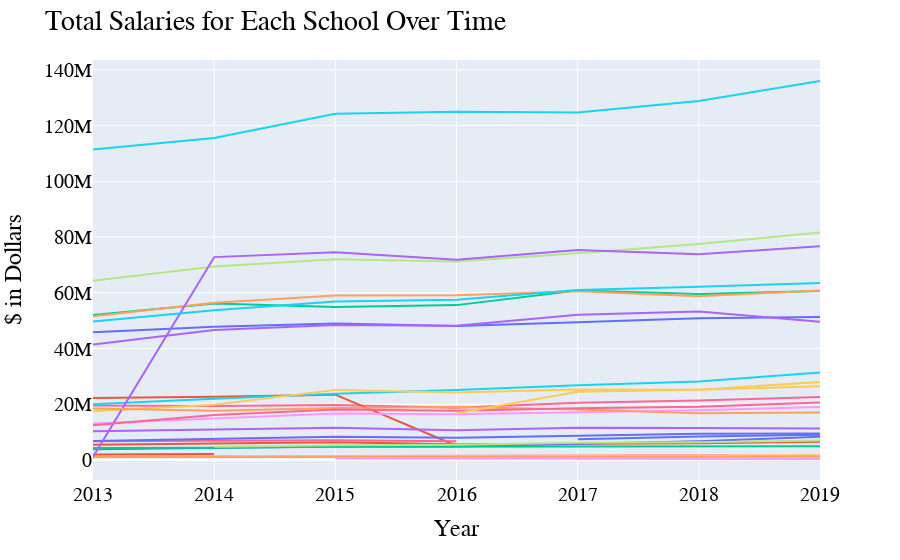

Write notebook code for a chart like this one.
### Markdown cell above
## No legend needed, just hover mouse over

### Code cell
fig = px.line(salaries.groupby(['Year','School']).sum().reset_index(), 
              x="Year", y="Salary", color="School", hover_name="School")

fig.update_layout(
    showlegend=False,
    title="Total Salaries for Each School Over Time",
    xaxis_title="Year",
    yaxis_title="$ in Dollars",
    font=dict(
        family="Courier New, monospace",
        size=20,
        color="#000000"
    )
)

fig.show()

### Figure 1 — Plotly figure (JSON) as saved in the notebook; plotly's stock layout.template omitted (floating-point values rounded to 4 significant figures)
{"data": [{"hoverlabel": {"namelength": 0}, "hovertemplate": "<b>%{hovertext}</b><br><br>School=AGNR<br>Year=%{x}<br>Salary=%{y}", "hovertext": ["AGNR", "AGNR", "AGNR", "AGNR", "AGNR", "AGNR", "AGNR"], "legendgroup": "School=AGNR", "line": {"color": "#636efa", "dash": "solid"}, "mode": "lines", "name": "School=AGNR", "showlegend": true, "type": "scatter", "x": [2013, 2014, 2015, 2016, 2017, 2018, 2019], "xaxis": "x", "y": [45840000.0, 47780000.0, 48970000.0, 48070000.0, 49470000.0, 50840000.0, 51300000.0], "yaxis": "y"}, {"hoverlabel": {"namelength": 0}, "hovertemplate": "<b>%{hovertext}</b><br><br>School=ARCH<br>Year=%{x}<br>Salary=%{y}", "hovertext": ["ARCH", "ARCH", "ARCH", "ARCH", "ARCH", "ARCH", "ARCH"], "legendgroup": "School=ARCH", "line": {"color": "#EF553B", "dash": "solid"}, "mode": "lines", "name": "School=ARCH", "showlegend": true, "type": "scatter", "x": [2013, 2014, 2015, 2016, 2017, 2018, 2019], "xaxis": "x", "y": [5486000.0, 5977000.0, 6332000.0, 5681000.0, 5936000.0, 6001000.0, 6530000.0], "yaxis": "y"}, {"hoverlabel": {"namelength": 0}, "hovertemplate": "<b>%{hovertext}</b><br><br>School=ARHU<br>Year=%{x}<br>Salary=%{y}", "hovertext": ["ARHU", "ARHU", "ARHU", "ARHU", "ARHU", "ARHU", "ARHU"], "legendgroup": "School=ARHU", "line": {"color": "#00cc96", "dash": "solid"}, "mode": "lines", "name": "School=ARHU", "showlegend": true, "type": "scatter", "x": [2013, 2014, 2015, 2016, 2017, 2018, 2019], "xaxis": "x", "y": [52010000.0, 56140000.0, 54930000.0, 55570000.0, 60770000.0, 59580000.0, 60600000.0], "yaxis": "y"}, {"hoverlabel": {"namelength": 0}, "hovertemplate": "<b>%{hovertext}</b><br><br>School=BMGT<br>Year=%{x}<br>Salary=%{y}", "hovertext": ["BMGT", "BMGT", "BMGT", "BMGT", "BMGT", "BMGT", "BMGT"], "legendgroup": "School=BMGT", "line": {"color": "#ab63fa", "dash": "solid"}, "mode": "lines", "name": "School=BMGT", "showlegend": true, "type": "scatter", "x": [2013, 2014, 2015, 2016, 2017, 2018, 2019], "xaxis": "x", "y": [41460000.0, 46620000.0, 48480000.0, 48160000.0, 52110000.0, 53240000.0, 49600000.0], "yaxis": "y"}, {"hoverlabel": {"namelength": 0}, "hovertemplate": "<b>%{hovertext}</b><br><br>School=BSOS<br>Year=%{x}<br>Salary=%{y}", "hovertext": ["BSOS", "BSOS", "BSOS", "BSOS", "BSOS", "BSOS", "BSOS"], "legendgroup": "School=BSOS", "line": {"color": "#FFA15A", "dash": "solid"}, "mode": "lines", "name": "School=BSOS", "showlegend": true, "type": "scatter", "x": [2013, 2014, 2015, 2016, 2017, 2018, 2019], "xaxis": "x", "y": [51540000.0, 56390000.0, 59030000.0, 59100000.0, 60540000.0, 58770000.0, 60780000.0], "yaxis": "y"}, {"hoverlabel": {"namelength": 0}, "hovertemplate": "<b>%{hovertext}</b><br><br>School=CMNS<br>Year=%{x}<br>Salary=%{y}", "hovertext": ["CMNS", "CMNS", "CMNS", "CMNS", "CMNS", "CMNS", "CMNS"], "legendgroup": "School=CMNS", "line": {"color": "#19d3f3", "dash": "solid"}, "mode": "lines", "name": "School=CMNS", "showlegend": true, "type": "scatter", "x": [2013, 2014, 2015, 2016, 2017, 2018, 2019], "xaxis": "x", "y": [111400000.0, 115500000.0, 124200000.0, 124900000.0, 124700000.0, 128800000.0, 136000000.0], "yaxis": "y"}, {"hoverlabel": {"namelength": 0}, "hovertemplate": "<b>%{hovertext}</b><br><br>School=EDUC<br>Year=%{x}<br>Salary=%{y}", "hovertext": ["EDUC", "EDUC", "EDUC", "EDUC", "EDUC", "EDUC", "EDUC"], "legendgroup": "School=EDUC", "line": {"color": "#FF6692", "dash": "solid"}, "mode": "lines", "name": "School=EDUC", "showlegend": true, "type": "scatter", "x": [2013, 2014, 2015, 2016, 2017, 2018, 2019], "xaxis": "x", "y": [19510000.0, 19410000.0, 19740000.0, 18710000.0, 20510000.0, 21340000.0, 22630000.0], "yaxis": "y"}, {"hoverlabel": {"namelength": 0}, "hovertemplate": "<b>%{hovertext}</b><br><br>School=ENGR<br>Year=%{x}<br>Salary=%{y}", "hovertext": ["ENGR", "ENGR", "ENGR", "ENGR", "ENGR", "ENGR", "ENGR"], "legendgroup": "School=ENGR", "line": {"color": "#B6E880", "dash": "solid"}, "mode": "lines", "name": "School=ENGR", "showlegend": true, "type": "scatter", "x": [2013, 2014, 2015, 2016, 2017, 2018, 2019], "xaxis": "x", "y": [64270000.0, 69440000.0, 72020000.0, 71230000.0, 74210000.0, 77480000.0, 81650000.0], "yaxis": "y"}, {"hoverlabel": {"namelength": 0}, "hovertemplate": "<b>%{hovertext}</b><br><br>School=EXST<br>Year=%{x}<br>Salary=%{y}", "hovertext": ["EXST", "EXST", "EXST", "EXST", "EXST", "EXST", "EXST"], "legendgroup": "School=EXST", "line": {"color": "#FF97FF", "dash": "solid"}, "mode": "lines", "name": "School=EXST", "showlegend": true, "type": "scatter", "x": [2013, 2014, 2015, 2016, 2017, 2018, 2019], "xaxis": "x", "y": [1204000.0, 1356000.0, 1549000.0, 1727000.0, 1724000.0, 1779000.0, 1515000.0], "yaxis": "y"}, {"hoverlabel": {"namelength": 0}, "hovertemplate": "<b>%{hovertext}</b><br><br>School=GRAD<br>Year=%{x}<br>Salary=%{y}", "hovertext": ["GRAD", "GRAD", "GRAD", "GRAD", "GRAD", "GRAD", "GRAD"], "legendgroup": "School=GRAD", "line": {"color": "#FECB52", "dash": "solid"}, "mode": "lines", "name": "School=GRAD", "showlegend": true, "type": "scatter", "x": [2013, 2014, 2015, 2016, 2017, 2018, 2019], "xaxis": "x", "y": [1000000.0, 1435000.0, 1457000.0, 1522000.0, 1440000.0, 1408000.0, 1716000.0], "yaxis": "y"}, {"hoverlabel": {"namelength": 0}, "hovertemplate": "<b>%{hovertext}</b><br><br>School=INFO<br>Year=%{x}<br>Salary=%{y}", "hovertext": ["INFO", "INFO", "INFO", "INFO", "INFO", "INFO", "INFO"], "legendgroup": "School=INFO", "line": {"color": "#636efa", "dash": "solid"}, "mode": "lines", "name": "School=INFO", "showlegend": true, "type": "scatter", "x": [2013, 2014, 2015, 2016, 2017, 2018, 2019], "xaxis": "x", "y": [3858000.0, 4213000.0, 4806000.0, 4850000.0, 5743000.0, 6731000.0, 8312000.0], "yaxis": "y"}, {"hoverlabel": {"namelength": 0}, "hovertemplate": "<b>%{hovertext}</b><br><br>School=IT<br>Year=%{x}<br>Salary=%{y}", "hovertext": ["IT", "IT", "IT", "IT"], "legendgroup": "School=IT", "line": {"color": "#EF553B", "dash": "solid"}, "mode": "lines", "name": "School=IT", "showlegend": true, "type": "scatter", "x": [2013, 2014, 2015, 2016], "xaxis": "x", "y": [22260000.0, 22690000.0, 23450000.0, 5127000.0], "yaxis": "y"}, {"hoverlabel": {"namelength": 0}, "hovertemplate": "<b>%{hovertext}</b><br><br>School=JOUR<br>Year=%{x}<br>Salary=%{y}", "hovertext": ["JOUR", "JOUR", "JOUR", "JOUR", "JOUR", "JOUR", "JOUR"], "legendgroup": "School=JOUR", "line": {"color": "#00cc96", "dash": "solid"}, "mode": "lines", "name": "School=JOUR", "showlegend": true, "type": "scatter", "x": [2013, 2014, 2015, 2016, 2017, 2018, 2019], "xaxis": "x", "y": [4322000.0, 4385000.0, 4759000.0, 4788000.0, 4809000.0, 4643000.0, 4911000.0], "yaxis": "y"}, {"hoverlabel": {"namelength": 0}, "hovertemplate": "<b>%{hovertext}</b><br><br>School=LIBR<br>Year=%{x}<br>Salary=%{y}", "hovertext": ["LIBR", "LIBR", "LIBR", "LIBR", "LIBR", "LIBR", "LIBR"], "legendgroup": "School=LIBR", "line": {"color": "#ab63fa", "dash": "solid"}, "mode": "lines", "name": "School=LIBR", "showlegend": true, "type": "scatter", "x": [2013, 2014, 2015, 2016, 2017, 2018, 2019], "xaxis": "x", "y": [10350000.0, 10990000.0, 11550000.0, 10640000.0, 11600000.0, 11530000.0, 11320000.0], "yaxis": "y"}, {"hoverlabel": {"namelength": 0}, "hovertemplate": "<b>%{hovertext}</b><br><br>School=Office of Inst Research, Planning & Assessment<br>Year=%{x}<br>Salary=%{y}", "hovertext": ["Office of Inst Research, Planning & Assessment", "Office of Inst Research, Planning & Assessment", "Office of Inst Research, Planning & Assessment", "Office of Inst Research, Planning & Assessment", "Office of Inst Research, Planning & Assessment", "Office of Inst Research, Planning & Assessment", "Office of Inst Research, Planning & Assessment"], "legendgroup": "School=Office of Inst Research, Planning & Assessment", "line": {"color": "#FFA15A", "dash": "solid"}, "mode": "lines", "name": "School=Office of Inst Research, Planning & Assessment", "showlegend": true, "type": "scatter", "x": [2013, 2014, 2015, 2016, 2017, 2018, 2019], "xaxis": "x", "y": [1036000.0, 1139000.0, 1253000.0, 1218000.0, 1190000.0, 1190000.0, 1286893], "yaxis": "y"}, {"hoverlabel": {"namelength": 0}, "hovertemplate": "<b>%{hovertext}</b><br><br>School=PRES<br>Year=%{x}<br>Salary=%{y}", "hovertext": ["PRES", "PRES", "PRES", "PRES", "PRES", "PRES", "PRES"], "legendgroup": "School=PRES", "line": {"color": "#19d3f3", "dash": "solid"}, "mode": "lines", "name": "School=PRES", "showlegend": true, "type": "scatter", "x": [2013, 2014, 2015, 2016, 2017, 2018, 2019], "xaxis": "x", "y": [19970000.0, 22010000.0, 23750000.0, 25140000.0, 26860000.0, 28150000.0, 31380000.0], "yaxis": "y"}, {"hoverlabel": {"namelength": 0}, "hovertemplate": "<b>%{hovertext}</b><br><br>School=PUAF<br>Year=%{x}<br>Salary=%{y}", "hovertext": ["PUAF", "PUAF", "PUAF", "PUAF"], "legendgroup": "School=PUAF", "line": {"color": "#FF6692", "dash": "solid"}, "mode": "lines", "name": "School=PUAF", "showlegend": true, "type": "scatter", "x": [2013, 2014, 2015, 2016], "xaxis": "x", "y": [6711000.0, 6829000.0, 7113000.0, 6712000.0], "yaxis": "y"}, {"hoverlabel": {"namelength": 0}, "hovertemplate": "<b>%{hovertext}</b><br><br>School=SGC<br>Year=%{x}<br>Salary=%{y}", "hovertext": ["SGC"], "legendgroup": "School=SGC", "line": {"color": "#B6E880", "dash": "solid"}, "mode": "lines", "name": "School=SGC", "showlegend": true, "type": "scatter", "x": [2013], "xaxis": "x", "y": [3969000.0], "yaxis": "y"}, {"hoverlabel": {"namelength": 0}, "hovertemplate": "<b>%{hovertext}</b><br><br>School=SPHL<br>Year=%{x}<br>Salary=%{y}", "hovertext": ["SPHL", "SPHL", "SPHL", "SPHL", "SPHL", "SPHL", "SPHL"], "legendgroup": "School=SPHL", "line": {"color": "#FF97FF", "dash": "solid"}, "mode": "lines", "name": "School=SPHL", "showlegend": true, "type": "scatter", "x": [2013, 2014, 2015, 2016, 2017, 2018, 2019], "xaxis": "x", "y": [13070000.0, 14780000.0, 16640000.0, 16450000.0, 17180000.0, 17840000.0, 19050000.0], "yaxis": "y"}, {"hoverlabel": {"namelength": 0}, "hovertemplate": "<b>%{hovertext}</b><br><br>School=SVPAAP<br>Year=%{x}<br>Salary=%{y}", "hovertext": ["SVPAAP", "SVPAAP", "SVPAAP", "SVPAAP", "SVPAAP", "SVPAAP", "SVPAAP"], "legendgroup": "School=SVPAAP", "line": {"color": "#FECB52", "dash": "solid"}, "mode": "lines", "name": "School=SVPAAP", "showlegend": true, "type": "scatter", "x": [2013, 2014, 2015, 2016, 2017, 2018, 2019], "xaxis": "x", "y": [17460000.0, 19870000.0, 25160000.0, 24220000.0, 25340000.0, 25250000.0, 27970000.0], "yaxis": "y"}, {"hoverlabel": {"namelength": 0}, "hovertemplate": "<b>%{hovertext}</b><br><br>School=UGST<br>Year=%{x}<br>Salary=%{y}", "hovertext": ["UGST", "UGST", "UGST", "UGST", "UGST", "UGST", "UGST"], "legendgroup": "School=UGST", "line": {"color": "#636efa", "dash": "solid"}, "mode": "lines", "name": "School=UGST", "showlegend": true, "type": "scatter", "x": [2013, 2014, 2015, 2016, 2017, 2018, 2019], "xaxis": "x", "y": [6805000.0, 7631000.0, 8326000.0, 8009000.0, 8810000.0, 9442000.0, 9488000.0], "yaxis": "y"}, {"hoverlabel": {"namelength": 0}, "hovertemplate": "<b>%{hovertext}</b><br><br>School=Undergraduate Admissions<br>Year=%{x}<br>Salary=%{y}", "hovertext": ["Undergraduate Admissions", "Undergraduate Admissions"], "legendgroup": "School=Undergraduate Admissions", "line": {"color": "#EF553B", "dash": "solid"}, "mode": "lines", "name": "School=Undergraduate Admissions", "showlegend": true, "type": "scatter", "x": [2013, 2014], "xaxis": "x", "y": [1985000.0, 2113000.0], "yaxis": "y"}, {"hoverlabel": {"namelength": 0}, "hovertemplate": "<b>%{hovertext}</b><br><br>School=VPAA<br>Year=%{x}<br>Salary=%{y}", "hovertext": ["VPAA"], "legendgroup": "School=VPAA", "line": {"color": "#00cc96", "dash": "solid"}, "mode": "lines", "name": "School=VPAA", "showlegend": true, "type": "scatter", "x": [2013], "xaxis": "x", "y": [63870000.0], "yaxis": "y"}, {"hoverlabel": {"namelength": 0}, "hovertemplate": "<b>%{hovertext}</b><br><br>School=VPAF<br>Year=%{x}<br>Salary=%{y}", "hovertext": ["VPAF", "VPAF", "VPAF", "VPAF", "VPAF", "VPAF", "VPAF"], "legendgroup": "School=VPAF", "line": {"color": "#ab63fa", "dash": "solid"}, "mode": "lines", "name": "School=VPAF", "showlegend": true, "type": "scatter", "x": [2013, 2014, 2015, 2016, 2017, 2018, 2019], "xaxis": "x", "y": [1109000.0, 72790000.0, 74520000.0, 71840000.0, 75380000.0, 73850000.0, 76720000.0], "yaxis": "y"}, {"hoverlabel": {"namelength": 0}, "hovertemplate": "<b>%{hovertext}</b><br><br>School=VPR<br>Year=%{x}<br>Salary=%{y}", "hovertext": ["VPR", "VPR", "VPR", "VPR", "VPR", "VPR", "VPR"], "legendgroup": "School=VPR", "line": {"color": "#FFA15A", "dash": "solid"}, "mode": "lines", "name": "School=VPR", "showlegend": true, "type": "scatter", "x": [2013, 2014, 2015, 2016, 2017, 2018, 2019], "xaxis": "x", "y": [18490000.0, 17660000.0, 18620000.0, 19020000.0, 18160000.0, 16760000.0, 17070000.0], "yaxis": "y"}, {"hoverlabel": {"namelength": 0}, "hovertemplate": "<b>%{hovertext}</b><br><br>School=VPSA<br>Year=%{x}<br>Salary=%{y}", "hovertext": ["VPSA", "VPSA", "VPSA", "VPSA", "VPSA", "VPSA", "VPSA"], "legendgroup": "School=VPSA", "line": {"color": "#19d3f3", "dash": "solid"}, "mode": "lines", "name": "School=VPSA", "showlegend": true, "type": "scatter", "x": [2013, 2014, 2015, 2016, 2017, 2018, 2019], "xaxis": "x", "y": [49720000.0, 53730000.0, 56900000.0, 57540000.0, 61030000.0, 62120000.0, 63540000.0], "yaxis": "y"}, {"hoverlabel": {"namelength": 0}, "hovertemplate": "<b>%{hovertext}</b><br><br>School=VPUR<br>Year=%{x}<br>Salary=%{y}", "hovertext": ["VPUR", "VPUR", "VPUR", "VPUR", "VPUR", "VPUR", "VPUR"], "legendgroup": "School=VPUR", "line": {"color": "#FF6692", "dash": "solid"}, "mode": "lines", "name": "School=VPUR", "showlegend": true, "type": "scatter", "x": [2013, 2014, 2015, 2016, 2017, 2018, 2019], "xaxis": "x", "y": [12450000.0, 16100000.0, 18110000.0, 17660000.0, 18570000.0, 19070000.0, 20620000.0], "yaxis": "y"}, {"hoverlabel": {"namelength": 0}, "hovertemplate": "<b>%{hovertext}</b><br><br>School=USG<br>Year=%{x}<br>Salary=%{y}", "hovertext": ["USG", "USG", "USG", "USG", "USG", "USG"], "legendgroup": "School=USG", "line": {"color": "#B6E880", "dash": "solid"}, "mode": "lines", "name": "School=USG", "showlegend": true, "type": "scatter", "x": [2014, 2015, 2016, 2017, 2018, 2019], "xaxis": "x", "y": [4729000.0, 5316000.0, 5467000.0, 6199000.0, 6416000.0, 6965123], "yaxis": "y"}, {"hoverlabel": {"namelength": 0}, "hovertemplate": "<b>%{hovertext}</b><br><br>School= VPUR<br>Year=%{x}<br>Salary=%{y}", "hovertext": [" VPUR", " VPUR", " VPUR", " VPUR", " VPUR"], "legendgroup": "School= VPUR", "line": {"color": "#FF97FF", "dash": "solid"}, "mode": "lines", "name": "School= VPUR", "showlegend": true, "type": "scatter", "x": [2015, 2016, 2017, 2018, 2019], "xaxis": "x", "y": [529100.0, 529100.0, 533600.0, 507500.0, 362800.0], "yaxis": "y"}, {"hoverlabel": {"namelength": 0}, "hovertemplate": "<b>%{hovertext}</b><br><br>School=DIT<br>Year=%{x}<br>Salary=%{y}", "hovertext": ["DIT", "DIT", "DIT", "DIT"], "legendgroup": "School=DIT", "line": {"color": "#FECB52", "dash": "solid"}, "mode": "lines", "name": "School=DIT", "showlegend": true, "type": "scatter", "x": [2016, 2017, 2018, 2019], "xaxis": "x", "y": [16760000.0, 24480000.0, 25160000.0, 26450000.0], "yaxis": "y"}, {"hoverlabel": {"namelength": 0}, "hovertemplate": "<b>%{hovertext}</b><br><br>School=PLCY<br>Year=%{x}<br>Salary=%{y}", "hovertext": ["PLCY", "PLCY", "PLCY"], "legendgroup": "School=PLCY", "line": {"color": "#636efa", "dash": "solid"}, "mode": "lines", "name": "School=PLCY", "showlegend": true, "type": "scatter", "x": [2017, 2018, 2019], "xaxis": "x", "y": [7424000.0, 8410000.0, 9107000.0], "yaxis": "y"}], "layout": {"font": {"color": "#000000", "family": "Courier New, monospace", "size": 20}, "legend": {"tracegroupgap": 0}, "margin": {"t": 60}, "showlegend": false, "title": {"text": "Total Salaries for Each School Over Time"}, "xaxis": {"anchor": "y", "domain": [0, 1], "title": {"text": "Year"}}, "yaxis": {"anchor": "x", "domain": [0, 1], "title": {"text": "$ in Dollars"}}}}
